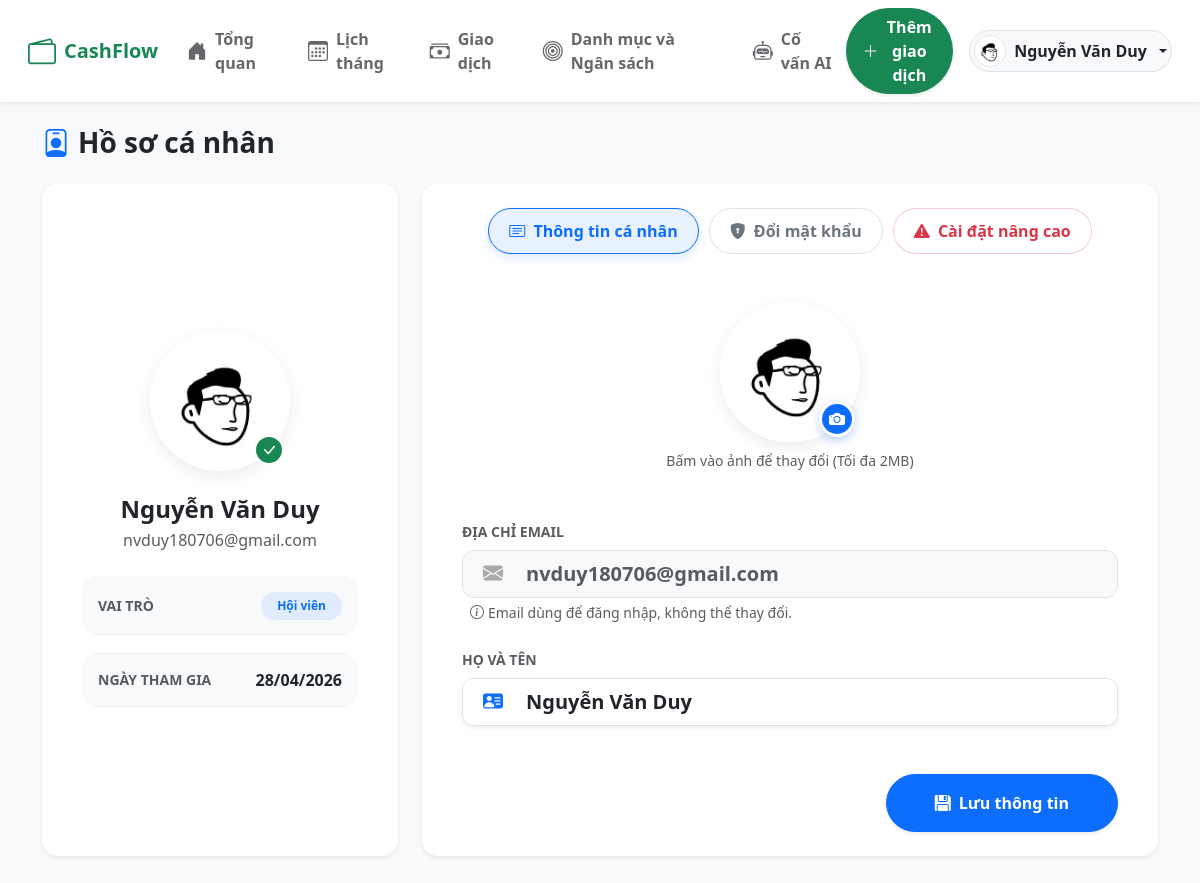
Page /source/GUI/pages/profile/index.php (signed in) on the committed database.
### tables this page shows
CREATE TABLE `users` (
  `id` int(11) NOT NULL,
  `full_name` varchar(100) NOT NULL,
  `avatar_url` varchar(255) DEFAULT NULL,
  `email` varchar(150) NOT NULL,
  `password_hash` varchar(255) NOT NULL,
  `is_first_login` tinyint(1) DEFAULT 1,
  `login_token` varchar(64) DEFAULT NULL,
  `created_at` datetime DEFAULT current_timestamp(),
  `updated_at` datetime DEFAULT current_timestamp() ON UPDATE current_timestamp(),
  `last_ai_consult_at` datetime DEFAULT NULL
);

### source/config/database.php (called while the page is built, shortened)
<?php
require_once __DIR__ . '/../vendor/autoload.php';
$dotenv = Dotenv\Dotenv::createImmutable(__DIR__ . '/../');
class Database {
    private static $instance = null;
    private $charset = 'utf8mb4';
    private function __construct() {
        $this->host = $_ENV['DB_HOST'];
        $this->db   = $_ENV['DB_NAME'];
        $this->user = $_ENV['DB_USER'];
        $this->pass = $_ENV['DB_PASS'];
        $dsn = "mysql:host=$this->host;dbname=$this->db;charset=$this->charset";
        $options = [
            PDO::ATTR_ERRMODE            => PDO::ERRMODE_EXCEPTION,
            PDO::ATTR_DEFAULT_FETCH_MODE => PDO::FETCH_ASSOC,
            PDO::ATTR_EMULATE_PREPARES   => false,
        ];
        try {
            $this->conn = new PDO($dsn, $this->user, $this->pass, $options);
        } catch (\PDOException $e) {
            throw new \PDOException($e->getMessage(), (int)$e->getCode());
        }
    }
    public static function getInstance() {
        if (self::$instance == null) {
            self::$instance = new Database();
        }
        return self::$instance->conn;
    }
}
?>

### source/BUS/UserBUS.php (called while the page is built, shortened)
<?php
class UserBUS {
    private $userDAL;
    public function __construct() {
        $this->userDAL = new UserDAL();
    }
    public function getUserById($id) {
        return $this->userDAL->getUserById($id);
    }
}
?>

### source/DAL/UserDAL.php (called while the page is built, shortened)
<?php
class UserDAL {
    private $db;
    public function __construct() {
        $this->db = Database::getInstance();
    }
    public function getUserById($id) {
        $sql = "SELECT * FROM users WHERE id = :id LIMIT 1";
        $stmt = $this->db->prepare($sql);
        $stmt->bindParam(':id', $id, PDO::PARAM_INT);
        $stmt->execute();
        return $stmt->fetch();
    }
}
?>

### source/autoload.php (called while the page is built, shortened)
<?php
spl_autoload_register(function ($class_name) {
    $directories = [
        'config/',
        'DTO/',
        'DAL/',
        'BUS/',
        'GUI/controllers/',
        'helpers/',
        'middleware/'
    ];
    foreach ($directories as $directory) {
        $file = __DIR__ . '/' . $directory . $class_name . '.php';
        if (file_exists($file)) {
            return;
        }
    }
});
?>

### source/GUI/pages/profile/index.php (the view, shortened to what this page needs)
<?php
require_once __DIR__ . '/../../../autoload.php';
$userId = $_SESSION['user_id'];
$userBUS = new UserBUS();
$currentUser = $userBUS->getUserById($userId);
$avatarUrl = !empty($currentUser['avatar_url'])
    ? '../../assets/images/avatars/' . ltrim($currentUser['avatar_url'], '/')
    : 'https://ui-avatars.com/api/?name=' . urlencode($currentUser['full_name']) . '&background=0d6efd&color=fff&size=256';
?>
<!DOCTYPE html>
<html lang="vi">
<head>
    <link href="https://cdn.jsdelivr.net/npm/bootstrap@5.3.0/dist/css/bootstrap.min.css" rel="stylesheet">
    <link rel="stylesheet" href="https://cdn.jsdelivr.net/npm/bootstrap-icons@1.11.1/font/bootstrap-icons.css">
    <link rel="stylesheet" href="../../assets/css/style.css">
</head>
<body class="bg-light">
    <?php require_once __DIR__ . '/../../components/header.php'; ?>
    <main class="container py-4 mb-5">
        <div class="d-flex flex-wrap justify-content-between align-items-center mb-4 gap-3">
            <h3 class="fw-bold text-dark mb-0"><i class="bi bi-person-badge me-2 text-primary"></i>Hồ sơ cá nhân</h3>
        </div>
        <div class="row g-4">
            <div class="col-12 col-lg-4">
                <div class="card shadow-sm border-0 rounded-4 bg-white text-center py-5 h-100">
                    <div class="card-body d-flex flex-column justify-content-center align-items-center">
                        <div class="position-relative mb-4">
                            <img src="<?= htmlspecialchars($avatarUrl) ?>" alt="Avatar" class="profile-avatar" id="avatarDisplayLeft" style="cursor: default;">
                            <div class="position-absolute" style="bottom: 5px; right: 5px; background: #198754; color: white; width: 32px; height: 32px; border-radius: 50%; display: flex; align-items: center; justify-content: center; border: 3px solid #fff;" title="Đã xác thực">
                                <i class="bi bi-check-lg"></i>
                            </div>
                        </div>
                        <h4 class="fw-bold text-dark mb-1" id="displayFullNameLeft"><?= htmlspecialchars($currentUser['full_name']) ?></h4>
                        <p class="text-muted mb-4"><?= htmlspecialchars($currentUser['email']) ?></p>
                        <div class="w-100 px-4">
                            <div class="d-flex justify-content-between align-items-center mb-3 bg-light p-3 rounded-4">
                                <span class="text-muted small fw-bold">VAI TRÒ</span>
                                <span class="badge bg-primary bg-opacity-10 text-primary rounded-pill px-3 py-2">Hội viên</span>
                            </div>
                            <div class="d-flex justify-content-between align-items-center bg-light p-3 rounded-4">
                                <span class="text-muted small fw-bold">NGÀY THAM GIA</span>
                                <span class="text-dark fw-bold"><?= date('d/m/Y', strtotime($currentUser['created_at'] ?? 'now')) ?></span>
                            </div>
                        </div>
                    </div>
                </div>
            </div>
            <div class="col-12 col-lg-8">
                <div class="card shadow-sm border-0 rounded-4 bg-white h-100 p-2 p-md-4">
                    <ul class="nav nav-pills nav-pills-custom justify-content-center mb-5" id="profileTabs" role="tablist">
                        <li class="nav-item" role="presentation">
                            <button class="nav-link active" id="info-tab" data-bs-toggle="tab" data-bs-target="#info-pane" type="button" role="tab">
                                <i class="bi bi-card-text me-1"></i> Thông tin cá nhân
                            </button>
                        </li>
                        <li class="nav-item" role="presentation">
                            <button class="nav-link" id="security-tab" data-bs-toggle="tab" data-bs-target="#security-pane" type="button" role="tab">
                                <i class="bi bi-shield-lock-fill me-1"></i> Đổi mật khẩu
                            </button>
                        </li>
                        <li class="nav-item" role="presentation">
                            <button class="nav-link text-danger border-danger border-opacity-25 bg-opacity-10" id="advanced-tab" data-bs-toggle="tab" data-bs-target="#advanced-pane" type="button" role="tab">
                                <i class="bi bi-exclamation-triangle-fill me-1"></i> Cài đặt nâng cao
                            </button>
                        </li>
                    </ul>
                    <div class="tab-content" id="profileTabsContent">
                        <div class="tab-pane fade show active px-md-3" id="info-pane" role="tabpanel">
                            <form id="updateProfileForm">
                                <div class="mb-5 text-center">
                                    <label class="profile-avatar-container" for="avatarInput">
                                        <img src="<?= htmlspecialchars($avatarUrl) ?>" alt="Avatar" class="profile-avatar" id="avatarDisplayForm">
                                        <div class="avatar-edit-overlay" title="Tải ảnh mới lên"><i class="bi bi-camera-fill"></i></div>
                                    </label>
                                    <div class="small text-muted mt-2">Bấm vào ảnh để thay đổi (Tối đa 2MB)</div>
                                </div>
                                <div class="mb-4">
                                    <label class="form-label fw-bold text-muted small">ĐỊA CHỈ EMAIL</label>
                                    <div class="input-group input-group-lg input-group-custom disabled-group">
                                        <span class="input-group-text"><i class="bi bi-envelope-fill text-muted opacity-50"></i></span>
                                        <input type="email" class="form-control fw-semibold text-muted" value="<?= htmlspecialchars($currentUser['email']) ?>" readonly disabled>
                                    </div>
                                    <div class="form-text mt-1 ms-2"><i class="bi bi-info-circle me-1"></i>Email dùng để đăng nhập, không thể thay đổi.</div>
                                </div>
                                <div class="mb-5">
                                    <label class="form-label fw-bold text-muted small">HỌ VÀ TÊN</label>
                                    <div class="input-group input-group-lg input-group-custom shadow-sm">
                                        <span class="input-group-text"><i class="bi bi-person-vcard-fill text-primary"></i></span>
                                        <input type="text" name="full_name" class="form-control fw-bold text-dark" value="<?= htmlspecialchars($currentUser['full_name']) ?>" placeholder="Nhập họ và tên..." required>
                                    </div>
                                </div>
                                <div class="text-end">
                                    <button type="submit" class="btn btn-primary rounded-pill fw-bold shadow-sm px-5 py-3">
                                        <i class="bi bi-floppy-fill me-2"></i>Lưu thông tin
                                    </button>
                                </div>
                            </form>
                        </div>
                    </div>
                </div>
            </div>
        </div>
    </main>
</body>
</html>

### source/GUI/components/header.php (shortened to what this page needs)
<?php
$menuItems = [
    ['url' => '../analytics/dashboard.php', 'icon' => 'bi-house-door-fill', 'title' => 'Tổng quan', 'keyword' => 'dashboard'],
        ['url' => '../calendar/index.php', 'icon' => 'bi-calendar3', 'title' => 'Lịch tháng', 'keyword' => 'calendar'],
    ['url' => '../transactions/index.php', 'icon' => 'bi-cash-stack', 'title' => 'Giao dịch', 'keyword' => 'transactions'],
    ['url' => '../budgets/index.php', 'icon' => 'bi-bullseye', 'title' => 'Danh mục và Ngân sách', 'keyword' => 'budgets'],
    ['url' => '../ai/advisor.php', 'icon' => 'bi-robot', 'title' => 'Cố vấn AI', 'keyword' => 'ai'],
];
$currentUri = $_SERVER['REQUEST_URI'];
$headerUserId = $_SESSION['user_id'] ?? null;
$headerUserName = $_SESSION['user_name'] ?? 'Khách';
$headerAvatar = 'https://ui-avatars.com/api/?name=' . urlencode($headerUserName) . '&background=198754&color=fff';
if ($headerUserId) {
    $headerUserBUS = new UserBUS();
    $headerUser = $headerUserBUS->getUserById($headerUserId);
    if ($headerUser) {
        $headerUserName = $headerUser['full_name'];
        if (!empty($headerUser['avatar_url'])) {
            $headerAvatar = '../../assets/images/avatars/' . ltrim($headerUser['avatar_url'], '/');
        }
    }
}
?>
<nav class="navbar navbar-expand-md sticky-top py-2 px-3 bg-white shadow-sm">
    <div class="container-fluid align-items-center">
        <a class="navbar-brand text-success fw-bold d-flex align-items-center gap-2" href="../analytics/dashboard.php">
            <i class="bi bi-wallet2 fs-3"></i><span>CashFlow</span>
        </a>
        <ul class="navbar-nav mx-auto desktop-nav d-none d-md-flex flex-row gap-2">
            <?php foreach ($menuItems as $item): ?>
                <li class="nav-item">
                    <a class="nav-link <?= strpos($currentUri, $item['keyword']) !== false ? 'active' : '' ?>" href="<?= $item['url'] ?>" title="<?= $item['title'] ?>">
                        <i class="bi <?= $item['icon'] ?> fs-5"></i> <span class="d-none d-lg-inline"><?= $item['title'] ?></span>
                    </a>
                </li>
            <?php endforeach; ?>
        </ul>
        <div class="d-flex align-items-center gap-3">
            <a href="javascript:void(0)" onclick="openGlobalAddModal()" class="btn btn-success rounded-pill px-3 shadow-sm d-none d-md-flex align-items-center fw-bold">
                <i class="bi bi-plus-lg"></i> <span class="d-none d-lg-inline ms-1">Thêm giao dịch</span>
            </a>
            <div class="dropdown">
                <a href="#" class="d-flex align-items-center text-dark text-decoration-none dropdown-toggle p-1 rounded-pill border" id="dropdownUser" data-bs-toggle="dropdown" aria-expanded="false" style="background-color: #f8f9fa;">
                    <img src="<?= htmlspecialchars($headerAvatar) ?>" alt="Avatar" class="header-avatar me-2">
                    <span class="fw-semibold me-2 d-none d-sm-inline"><?= htmlspecialchars($headerUserName) ?></span>
                </a>
            </div>
        </div>
    </div>
</nav>

### source/GUI/assets/css/style.css (style rules this page uses)
body { font-family: 'Segoe UI', Tahoma, Geneva, Verdana, sans-serif; background-color: #f0f2f5; padding-bottom: 70px; }
.navbar { background-color: #ffffff; box-shadow: 0 1px 4px rgba(0, 0, 0, 0.1); }
.desktop-nav .nav-link { color: #65676b; font-weight: 600; padding: 10px 15px; margin: 0 5px; border-radius: 8px; transition: background-color 0.2s ease; display: flex; align-items: center; gap: 8px; }
@media (min-width: 769px) { body { padding-bottom: 0; } }

### source/GUI/pages/profile/index.php (style rules this page uses)
.nav-pills-custom .nav-link { border-radius: 25px; color: #6c757d; font-weight: 600; background: #fff; border: 1px solid #dee2e6; margin: 0 5px; padding: 10px 20px; transition: all 0.2s; }
.nav-pills-custom .nav-link.active { background-color: #e7f1ff; color: #0d6efd; border-color: #0d6efd; box-shadow: 0 4px 10px rgba(13, 110, 253, 0.15); }
.profile-avatar-container { position: relative; display: inline-block; cursor: pointer; }
.profile-avatar { width: 140px; height: 140px; border-radius: 50%; object-fit: cover; border: 5px solid #fff; box-shadow: 0 5px 15px rgba(0,0,0,0.08); transition: 0.3s; }
.avatar-edit-overlay { position: absolute; bottom: 5px; right: 5px; background: #0d6efd; color: white; width: 36px; height: 36px; border-radius: 50%; display: flex; align-items: center; justify-content: center; border: 3px solid #fff; transition: 0.2s; box-shadow: 0 3px 8px rgba(13,110,253,0.3); }
.input-group-custom { border: 1px solid #dee2e6; border-radius: 12px; overflow: hidden; transition: 0.2s; }
.input-group-custom .input-group-text { background-color: #fff; border: none; padding-left: 1.25rem; }
.input-group-custom .form-control { border: none; box-shadow: none; padding-left: 0.5rem; background-color: #fff; }
.input-group-custom.disabled-group { background-color: #f8f9fa; }
.input-group-custom.disabled-group .input-group-text, .input-group-custom.disabled-group .form-control { background-color: #f8f9fa; }

### source/GUI/components/header.php (style rules this page uses)
.header-avatar { width: 32px; height: 32px; border-radius: 50%; object-fit: cover; border: 1px solid #dee2e6; background-color: #fff; }

### rows in the picture
users: avatar_url (picture), full_name "Nguyễn Văn Duy", email "nvduy180706@gmail.com", created_at "28/04/2026"

### other values in the picture
$item['title'] "Tổng quan"
$item['title'] "Lịch tháng"
$item['title'] "Giao dịch"
$item['title'] "Danh mục và Ngân sách"
$item['title'] "Cố vấn AI"
